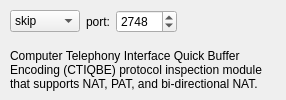
         <widget class="QWidget" name="label660">
          <attribute name="title">
           <string>ctiqbe</string>
          </attribute>
          <layout class="QGridLayout">
           <property name="leftMargin">
            <number>10</number>
           </property>
           <property name="topMargin">
            <number>10</number>
           </property>
           <property name="rightMargin">
            <number>0</number>
           </property>
           <property name="bottomMargin">
            <number>0</number>
           </property>
           <item row="0" column="0">
            <widget class="QComboBox" name="pix_ctiqbe_switch">
             <item>
              <property name="text">
               <string>skip</string>
              </property>
             </item>
             <item>
              <property name="text">
               <string>enable</string>
              </property>
             </item>
             <item>
              <property name="text">
               <string>disable</string>
              </property>
             </item>
            </widget>
           </item>
           <item row="1" column="0" colspan="4">
            <widget class="QLabel" name="label664">
             <property name="text">
              <string>Computer Telephony Interface Quick Buffer Encoding (CTIQBE) protocol inspection module that supports NAT, PAT, and bi-directional NAT.</string>
             </property>
             <property name="alignment">
              <set>Qt::AlignLeading|Qt::AlignLeft|Qt::AlignVCenter</set>
             </property>
             <property name="wordWrap">
              <bool>true</bool>
             </property>
            </widget>
           </item>
           <item row="0" column="1">
            <widget class="QLabel" name="label663">
             <property name="text">
              <string>port:</string>
             </property>
             <property name="alignment">
              <set>Qt::AlignCenter</set>
             </property>
             <property name="wordWrap">
              <bool>false</bool>
             </property>
             <property name="buddy">
              <cstring>pix_ctiqbe_port</cstring>
             </property>
            </widget>
           </item>
           <item row="0" column="2">
            <widget class="QSpinBox" name="pix_ctiqbe_port">
             <property name="minimum">
              <number>1</number>
             </property>
             <property name="maximum">
              <number>65535</number>
             </property>
             <property name="value">
              <number>2748</number>
             </property>
            </widget>
           </item>
           <item row="0" column="3">
            <spacer>
             <property name="orientation">
              <enum>Qt::Horizontal</enum>
             </property>
             <property name="sizeType">
              <enum>QSizePolicy::Expanding</enum>
             </property>
             <property name="sizeHint" stdset="0">
              <size>
               <width>80</width>
               <height>20</height>
              </size>
             </property>
            </spacer>
           </item>
          </layout>
         </widget>
